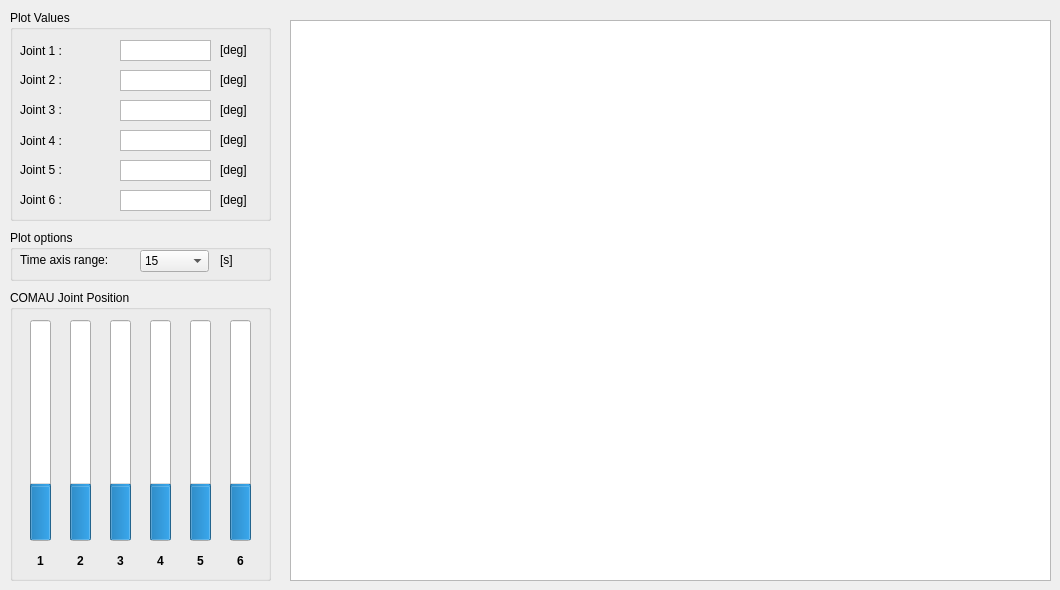
        <widget class="QWidget" name="tab_2">
         <attribute name="title">
          <string>COMAU</string>
         </attribute>
         <widget class="QGroupBox" name="groupBox_20">
          <property name="geometry">
           <rect>
            <x>10</x>
            <y>290</y>
            <width>261</width>
            <height>291</height>
           </rect>
          </property>
          <property name="title">
           <string>COMAU Joint Position</string>
          </property>
          <widget class="QProgressBar" name="progressBar_44">
           <property name="geometry">
            <rect>
             <x>20</x>
             <y>30</y>
             <width>21</width>
             <height>221</height>
            </rect>
           </property>
           <property name="value">
            <number>24</number>
           </property>
           <property name="orientation">
            <enum>Qt::Vertical</enum>
           </property>
           <property name="invertedAppearance">
            <bool>false</bool>
           </property>
          </widget>
          <widget class="QProgressBar" name="progressBar_45">
           <property name="geometry">
            <rect>
             <x>60</x>
             <y>30</y>
             <width>21</width>
             <height>221</height>
            </rect>
           </property>
           <property name="value">
            <number>24</number>
           </property>
           <property name="orientation">
            <enum>Qt::Vertical</enum>
           </property>
           <property name="invertedAppearance">
            <bool>false</bool>
           </property>
          </widget>
          <widget class="QProgressBar" name="progressBar_46">
           <property name="geometry">
            <rect>
             <x>100</x>
             <y>30</y>
             <width>21</width>
             <height>221</height>
            </rect>
           </property>
           <property name="value">
            <number>24</number>
           </property>
           <property name="orientation">
            <enum>Qt::Vertical</enum>
           </property>
           <property name="invertedAppearance">
            <bool>false</bool>
           </property>
          </widget>
          <widget class="QProgressBar" name="progressBar_47">
           <property name="geometry">
            <rect>
             <x>140</x>
             <y>30</y>
             <width>21</width>
             <height>221</height>
            </rect>
           </property>
           <property name="value">
            <number>24</number>
           </property>
           <property name="orientation">
            <enum>Qt::Vertical</enum>
           </property>
           <property name="invertedAppearance">
            <bool>false</bool>
           </property>
          </widget>
          <widget class="QProgressBar" name="progressBar_48">
           <property name="geometry">
            <rect>
             <x>180</x>
             <y>30</y>
             <width>21</width>
             <height>221</height>
            </rect>
           </property>
           <property name="value">
            <number>24</number>
           </property>
           <property name="orientation">
            <enum>Qt::Vertical</enum>
           </property>
           <property name="invertedAppearance">
            <bool>false</bool>
           </property>
          </widget>
          <widget class="QProgressBar" name="progressBar_49">
           <property name="geometry">
            <rect>
             <x>220</x>
             <y>30</y>
             <width>21</width>
             <height>221</height>
            </rect>
           </property>
           <property name="value">
            <number>24</number>
           </property>
           <property name="orientation">
            <enum>Qt::Vertical</enum>
           </property>
           <property name="invertedAppearance">
            <bool>false</bool>
           </property>
          </widget>
          <widget class="QLabel" name="label_129">
           <property name="geometry">
            <rect>
             <x>180</x>
             <y>260</y>
             <width>21</width>
             <height>21</height>
            </rect>
           </property>
           <property name="font">
            <font>
             <weight>75</weight>
             <bold>true</bold>
            </font>
           </property>
           <property name="layoutDirection">
            <enum>Qt::LeftToRight</enum>
           </property>
           <property name="text">
            <string>5</string>
           </property>
           <property name="alignment">
            <set>Qt::AlignCenter</set>
           </property>
          </widget>
          <widget class="QLabel" name="label_130">
           <property name="geometry">
            <rect>
             <x>220</x>
             <y>260</y>
             <width>21</width>
             <height>21</height>
            </rect>
           </property>
           <property name="font">
            <font>
             <weight>75</weight>
             <bold>true</bold>
            </font>
           </property>
           <property name="layoutDirection">
            <enum>Qt::LeftToRight</enum>
           </property>
           <property name="text">
            <string>6</string>
           </property>
           <property name="alignment">
            <set>Qt::AlignCenter</set>
           </property>
          </widget>
          <widget class="QLabel" name="label_131">
           <property name="geometry">
            <rect>
             <x>140</x>
             <y>260</y>
             <width>21</width>
             <height>21</height>
            </rect>
           </property>
           <property name="font">
            <font>
             <weight>75</weight>
             <bold>true</bold>
            </font>
           </property>
           <property name="layoutDirection">
            <enum>Qt::LeftToRight</enum>
           </property>
           <property name="text">
            <string>4</string>
           </property>
           <property name="alignment">
            <set>Qt::AlignCenter</set>
           </property>
          </widget>
          <widget class="QLabel" name="label_132">
           <property name="geometry">
            <rect>
             <x>100</x>
             <y>260</y>
             <width>21</width>
             <height>21</height>
            </rect>
           </property>
           <property name="font">
            <font>
             <weight>75</weight>
             <bold>true</bold>
            </font>
           </property>
           <property name="layoutDirection">
            <enum>Qt::LeftToRight</enum>
           </property>
           <property name="text">
            <string>3</string>
           </property>
           <property name="alignment">
            <set>Qt::AlignCenter</set>
           </property>
          </widget>
          <widget class="QLabel" name="label_133">
           <property name="geometry">
            <rect>
             <x>60</x>
             <y>260</y>
             <width>21</width>
             <height>21</height>
            </rect>
           </property>
           <property name="font">
            <font>
             <weight>75</weight>
             <bold>true</bold>
            </font>
           </property>
           <property name="layoutDirection">
            <enum>Qt::LeftToRight</enum>
           </property>
           <property name="text">
            <string>2</string>
           </property>
           <property name="alignment">
            <set>Qt::AlignCenter</set>
           </property>
          </widget>
          <widget class="QLabel" name="label_134">
           <property name="geometry">
            <rect>
             <x>20</x>
             <y>260</y>
             <width>21</width>
             <height>21</height>
            </rect>
           </property>
           <property name="font">
            <font>
             <weight>75</weight>
             <bold>true</bold>
            </font>
           </property>
           <property name="layoutDirection">
            <enum>Qt::LeftToRight</enum>
           </property>
           <property name="text">
            <string>1</string>
           </property>
           <property name="alignment">
            <set>Qt::AlignCenter</set>
           </property>
          </widget>
         </widget>
         <widget class="QGroupBox" name="groupBox_21">
          <property name="geometry">
           <rect>
            <x>10</x>
            <y>10</y>
            <width>261</width>
            <height>211</height>
           </rect>
          </property>
          <property name="title">
           <string>Plot Values</string>
          </property>
          <widget class="QTextEdit" name="COMAU_output_pos_j2">
           <property name="geometry">
            <rect>
             <x>110</x>
             <y>60</y>
             <width>91</width>
             <height>21</height>
            </rect>
           </property>
           <property name="sizePolicy">
            <sizepolicy hsizetype="Expanding" vsizetype="Expanding">
             <horstretch>0</horstretch>
             <verstretch>0</verstretch>
            </sizepolicy>
           </property>
           <property name="layoutDirection">
            <enum>Qt::LeftToRight</enum>
           </property>
           <property name="verticalScrollBarPolicy">
            <enum>Qt::ScrollBarAlwaysOff</enum>
           </property>
           <property name="undoRedoEnabled">
            <bool>false</bool>
           </property>
           <property name="readOnly">
            <bool>true</bool>
           </property>
          </widget>
          <widget class="QLabel" name="label_135">
           <property name="geometry">
            <rect>
             <x>210</x>
             <y>60</y>
             <width>31</width>
             <height>20</height>
            </rect>
           </property>
           <property name="text">
            <string>[deg]</string>
           </property>
           <property name="alignment">
            <set>Qt::AlignLeading|Qt::AlignLeft|Qt::AlignVCenter</set>
           </property>
          </widget>
          <widget class="QLabel" name="label_136">
           <property name="geometry">
            <rect>
             <x>210</x>
             <y>90</y>
             <width>31</width>
             <height>20</height>
            </rect>
           </property>
           <property name="text">
            <string>[deg]</string>
           </property>
           <property name="alignment">
            <set>Qt::AlignLeading|Qt::AlignLeft|Qt::AlignVCenter</set>
           </property>
          </widget>
          <widget class="QTextEdit" name="COMAU_output_pos_j3">
           <property name="geometry">
            <rect>
             <x>110</x>
             <y>90</y>
             <width>91</width>
             <height>21</height>
            </rect>
           </property>
           <property name="sizePolicy">
            <sizepolicy hsizetype="Expanding" vsizetype="Expanding">
             <horstretch>0</horstretch>
             <verstretch>0</verstretch>
            </sizepolicy>
           </property>
           <property name="verticalScrollBarPolicy">
            <enum>Qt::ScrollBarAlwaysOff</enum>
           </property>
           <property name="readOnly">
            <bool>true</bool>
           </property>
          </widget>
          <widget class="QLabel" name="label_137">
           <property name="geometry">
            <rect>
             <x>210</x>
             <y>30</y>
             <width>31</width>
             <height>20</height>
            </rect>
           </property>
           <property name="text">
            <string>[deg]</string>
           </property>
           <property name="alignment">
            <set>Qt::AlignLeading|Qt::AlignLeft|Qt::AlignVCenter</set>
           </property>
          </widget>
          <widget class="QTextEdit" name="COMAU_output_pos_j1">
           <property name="geometry">
            <rect>
             <x>110</x>
             <y>30</y>
             <width>91</width>
             <height>21</height>
            </rect>
           </property>
           <property name="sizePolicy">
            <sizepolicy hsizetype="Expanding" vsizetype="Expanding">
             <horstretch>0</horstretch>
             <verstretch>0</verstretch>
            </sizepolicy>
           </property>
           <property name="verticalScrollBarPolicy">
            <enum>Qt::ScrollBarAlwaysOff</enum>
           </property>
           <property name="readOnly">
            <bool>true</bool>
           </property>
          </widget>
          <widget class="QLabel" name="label_138">
           <property name="geometry">
            <rect>
             <x>10</x>
             <y>31</y>
             <width>91</width>
             <height>20</height>
            </rect>
           </property>
           <property name="text">
            <string>Joint 1 :</string>
           </property>
           <property name="alignment">
            <set>Qt::AlignLeading|Qt::AlignLeft|Qt::AlignVCenter</set>
           </property>
          </widget>
          <widget class="QTextEdit" name="COMAU_output_pos_j6">
           <property name="geometry">
            <rect>
             <x>110</x>
             <y>180</y>
             <width>91</width>
             <height>21</height>
            </rect>
           </property>
           <property name="sizePolicy">
            <sizepolicy hsizetype="Expanding" vsizetype="Expanding">
             <horstretch>0</horstretch>
             <verstretch>0</verstretch>
            </sizepolicy>
           </property>
           <property name="verticalScrollBarPolicy">
            <enum>Qt::ScrollBarAlwaysOff</enum>
           </property>
           <property name="readOnly">
            <bool>true</bool>
           </property>
          </widget>
          <widget class="QLabel" name="label_139">
           <property name="geometry">
            <rect>
             <x>10</x>
             <y>150</y>
             <width>91</width>
             <height>20</height>
            </rect>
           </property>
           <property name="text">
            <string>Joint 5 :</string>
           </property>
           <property name="alignment">
            <set>Qt::AlignLeading|Qt::AlignLeft|Qt::AlignVCenter</set>
           </property>
          </widget>
          <widget class="QTextEdit" name="COMAU_output_pos_j4">
           <property name="geometry">
            <rect>
             <x>110</x>
             <y>120</y>
             <width>91</width>
             <height>21</height>
            </rect>
           </property>
           <property name="sizePolicy">
            <sizepolicy hsizetype="Expanding" vsizetype="Expanding">
             <horstretch>0</horstretch>
             <verstretch>0</verstretch>
            </sizepolicy>
           </property>
           <property name="verticalScrollBarPolicy">
            <enum>Qt::ScrollBarAlwaysOff</enum>
           </property>
           <property name="readOnly">
            <bool>true</bool>
           </property>
          </widget>
          <widget class="QLabel" name="label_140">
           <property name="geometry">
            <rect>
             <x>210</x>
             <y>120</y>
             <width>31</width>
             <height>20</height>
            </rect>
           </property>
           <property name="text">
            <string>[deg]</string>
           </property>
           <property name="alignment">
            <set>Qt::AlignLeading|Qt::AlignLeft|Qt::AlignVCenter</set>
           </property>
          </widget>
          <widget class="QTextEdit" name="COMAU_output_pos_j5">
           <property name="geometry">
            <rect>
             <x>110</x>
             <y>150</y>
             <width>91</width>
             <height>21</height>
            </rect>
           </property>
           <property name="sizePolicy">
            <sizepolicy hsizetype="Expanding" vsizetype="Expanding">
             <horstretch>0</horstretch>
             <verstretch>0</verstretch>
            </sizepolicy>
           </property>
           <property name="verticalScrollBarPolicy">
            <enum>Qt::ScrollBarAlwaysOff</enum>
           </property>
           <property name="readOnly">
            <bool>true</bool>
           </property>
          </widget>
          <widget class="QLabel" name="label_141">
           <property name="geometry">
            <rect>
             <x>10</x>
             <y>121</y>
             <width>91</width>
             <height>20</height>
            </rect>
           </property>
           <property name="text">
            <string>Joint 4 :</string>
           </property>
           <property name="alignment">
            <set>Qt::AlignLeading|Qt::AlignLeft|Qt::AlignVCenter</set>
           </property>
          </widget>
          <widget class="QLabel" name="label_142">
           <property name="geometry">
            <rect>
             <x>210</x>
             <y>150</y>
             <width>31</width>
             <height>20</height>
            </rect>
           </property>
           <property name="text">
            <string>[deg]</string>
           </property>
           <property name="alignment">
            <set>Qt::AlignLeading|Qt::AlignLeft|Qt::AlignVCenter</set>
           </property>
          </widget>
          <widget class="QLabel" name="label_143">
           <property name="geometry">
            <rect>
             <x>10</x>
             <y>180</y>
             <width>91</width>
             <height>20</height>
            </rect>
           </property>
           <property name="text">
            <string>Joint 6 :</string>
           </property>
           <property name="alignment">
            <set>Qt::AlignLeading|Qt::AlignLeft|Qt::AlignVCenter</set>
           </property>
          </widget>
          <widget class="QLabel" name="label_144">
           <property name="geometry">
            <rect>
             <x>210</x>
             <y>180</y>
             <width>31</width>
             <height>20</height>
            </rect>
           </property>
           <property name="text">
            <string>[deg]</string>
           </property>
           <property name="alignment">
            <set>Qt::AlignLeading|Qt::AlignLeft|Qt::AlignVCenter</set>
           </property>
          </widget>
          <widget class="QLabel" name="label_145">
           <property name="geometry">
            <rect>
             <x>10</x>
             <y>60</y>
             <width>91</width>
             <height>20</height>
            </rect>
           </property>
           <property name="text">
            <string>Joint 2 :</string>
           </property>
           <property name="alignment">
            <set>Qt::AlignLeading|Qt::AlignLeft|Qt::AlignVCenter</set>
           </property>
          </widget>
          <widget class="QLabel" name="label_146">
           <property name="geometry">
            <rect>
             <x>10</x>
             <y>90</y>
             <width>91</width>
             <height>20</height>
            </rect>
           </property>
           <property name="text">
            <string>Joint 3 :</string>
           </property>
           <property name="alignment">
            <set>Qt::AlignLeading|Qt::AlignLeft|Qt::AlignVCenter</set>
           </property>
          </widget>
         </widget>
         <widget class="GraphicsLayoutWidget" name="COMAU_plot">
          <property name="geometry">
           <rect>
            <x>290</x>
            <y>20</y>
            <width>761</width>
            <height>561</height>
           </rect>
          </property>
         </widget>
         <widget class="QGroupBox" name="groupBox_22">
          <property name="geometry">
           <rect>
            <x>10</x>
            <y>230</y>
            <width>261</width>
            <height>51</height>
           </rect>
          </property>
          <property name="title">
           <string>Plot options</string>
          </property>
          <widget class="QLabel" name="label_147">
           <property name="geometry">
            <rect>
             <x>10</x>
             <y>20</y>
             <width>101</width>
             <height>20</height>
            </rect>
           </property>
           <property name="text">
            <string>Time axis range:</string>
           </property>
           <property name="alignment">
            <set>Qt::AlignLeading|Qt::AlignLeft|Qt::AlignVCenter</set>
           </property>
          </widget>
          <widget class="QComboBox" name="COMAU_plot_time_range">
           <property name="geometry">
            <rect>
             <x>130</x>
             <y>20</y>
             <width>69</width>
             <height>22</height>
            </rect>
           </property>
           <property name="currentText">
            <string>15</string>
           </property>
           <property name="currentIndex">
            <number>2</number>
           </property>
           <item>
            <property name="text">
             <string>5</string>
            </property>
           </item>
           <item>
            <property name="text">
             <string>10</string>
            </property>
           </item>
           <item>
            <property name="text">
             <string>15</string>
            </property>
           </item>
           <item>
            <property name="text">
             <string>20</string>
            </property>
           </item>
          </widget>
          <widget class="QLabel" name="label_148">
           <property name="geometry">
            <rect>
             <x>210</x>
             <y>20</y>
             <width>31</width>
             <height>20</height>
            </rect>
           </property>
           <property name="text">
            <string>[s]</string>
           </property>
           <property name="alignment">
            <set>Qt::AlignLeading|Qt::AlignLeft|Qt::AlignVCenter</set>
           </property>
          </widget>
         </widget>
        </widget>
